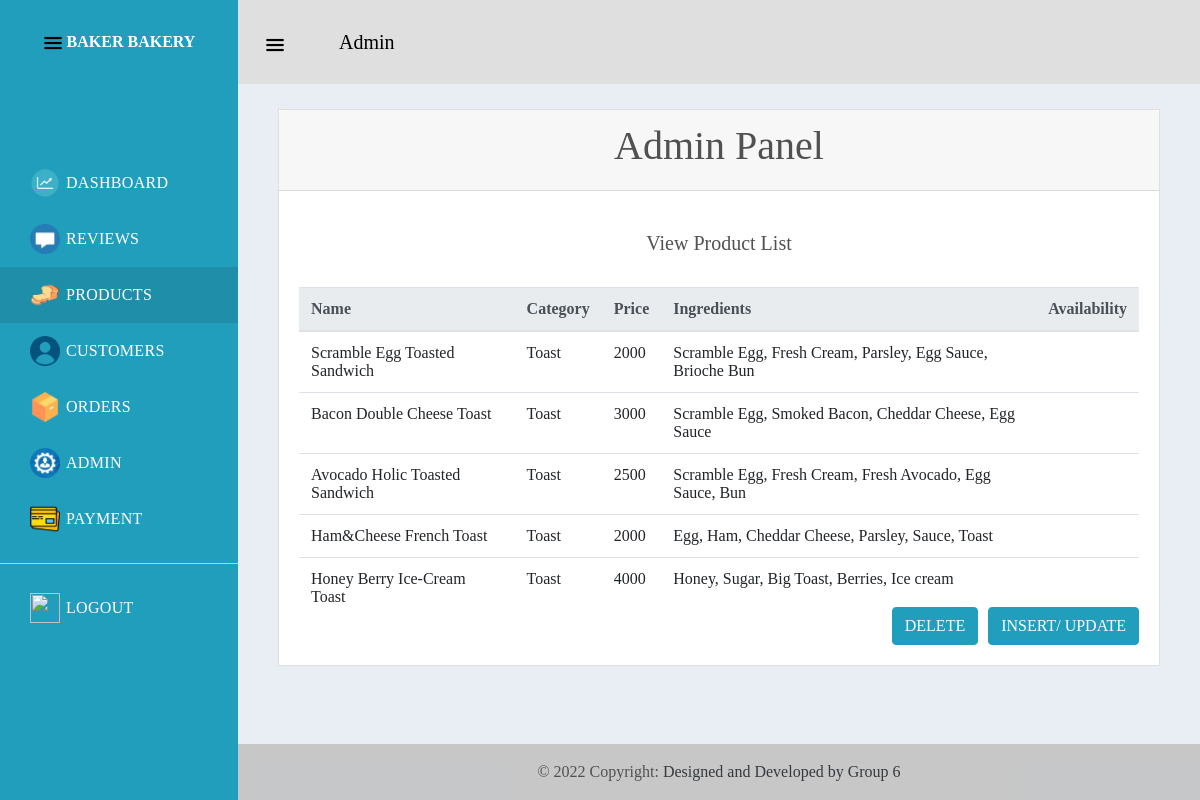
Page /products.PHP on the committed database.
### tables this page shows
CREATE TABLE `product` (
  `pid` int(11) NOT NULL,
  `pname` text NOT NULL,
  `categories` text NOT NULL,
  `pingredient` text NOT NULL,
  `pprice` text NOT NULL,
  `availability` text NOT NULL,
  `image` blob NOT NULL
);

### products.PHP (the view, shortened to what this page needs)
<!DOCTYPE>
<html>
<head>
    <link rel="stylesheet" href="https://maxcdn.bootstrapcdn.com/bootstrap/4.4.1/css/bootstrap.min.css">
    <link rel="stylesheet" type="text/css" href="css files/admindashboard.css">
</head>
<body>
  <div class='dashboard'>
    <div class="dashboard-nav">
        <header><a href="#!" class="menu-toggle">
            <i>
            <img src="images/menu.png" style="width:20px; height: 20px;"></i>
                <span>BAKER BAKERY</span></a>
        </header>
        <nav class="dashboard-nav-list">
            <a href="admindashboard.php" class="dashboard-nav-item">
                <i><img src="images/dashboard.png" style="width:30px; height:30px"></i>
                DASHBOARD </a>
            <a href="admin_review.php" class="dashboard-nav-item">
                <i><img src="images/review.png" style="width:30px; height:30px"></i>
                 REVIEWS </a>
            <a href="products.php" class="dashboard-nav-item active">
                <i class="fas fa-cogs">
                    <img src="images/product.png" style="width:30px; height:30px">
                </i> PRODUCTS </a>
            <a href="customers.php" class="dashboard-nav-item"><i class="fas fa-user">
                <img src="images/customer.png" style="width:30px; height:30px">
            </i> CUSTOMERS </a>
            <a href="order.php" class="dashboard-nav-item"><i class="fas fa-user">
                <img src="images/order.png" style="width:30px; height:30px">
            </i> ORDERS </a>
            <a href="admin.php" class="dashboard-nav-item"><i class="fas fa-user">
                <img src="images/admin.png" style="width:30px; height:30px">
            </i> ADMIN </a>
            <a href="admin_payment.php" class="dashboard-nav-item"><i class="fas fa-user">
                <img src="images/payment.png" style="width:30px; height:30px">
            </i> PAYMENT </a>
            <div class="nav-item-divider"></div>
            <a href="index.php" class="dashboard-nav-item">
            <i>
                <img src="images/logout.png" style="width:30px; height:30px">
            </i> LOGOUT </a>
        </nav>
    </div>
    <div class='dashboard-app'>
        <header class='dashboard-toolbar'>
            <a href="#" class="menu-toggle">
            <img src="images/menu.png" style="width:20px; height: 20px;"> <span style="font-size: 20px; color: black; padding-left: 50px;">Admin</span>
            </a>
        </header>
        <div class='dashboard-content'>
            <div class='container'>
                <div class='card'>
                    <div class='card-header'>
                        <h1>Admin Panel</h1>
                    </div>
                    <div class='card-body'>
                        <div class="card-body text-center">
                            <h5 class="card-title m-b-0">View Product List</h5>
                        </div>
                <div class="table-responsive">
                    <table class="table">
                        <thead class="thead-light">
                            <tr>
                                <th scope="col">Name</th>
                                <th scope="col">Category</th>
                                <th scope="col">Price</th>
                                <th scope="col">Ingredients</th>
                                <th scope="col">Availability</th>
                            </tr>
                        </thead>
                        <tbody class="customtable">
                         <?php
                        include "connection.php";
                        $viewquery = "SELECT * from product";
                        foreach ($dbconnection->query($viewquery) as $row) {
                            $name = $row['pname'];
                            $categories = $row['categories'];
                            $ingredient = $row['pingredient'];
                            $price = $row['pprice'];
                            $ava = $row['availability'];
                            echo"<tr>";
                            echo"<td> $name </td>";
                            echo"<td> $categories </td>";
                            echo"<td> $price </td>";
                            echo"<td> $ingredient </td>";
                            echo"<td> $ava </td>";
                            echo" </tr>";
                        }
                        ?>
                        </tbody>
                    </table>
                </div>
                        <button class="btn"  data-title="Modify" data-toggle="modal" data-target="#modify" onclick="location.href='productmod.php';"> INSERT/ UPDATE</button>
                        <button class="btn "  data-title="Delete" data-toggle="modal" data-target="#delete" onclick="location.href='productdelete.php';"> DELETE</button>
                    </div>
                </div>
            </div>
        </div>
        <footer class="bg-light text-center text-lg-start">
            <div class="text-center p-3" style="background-color: rgba(0, 0, 0, 0.2);">
              © 2022 Copyright:
              <a class="text-dark" href="https://mdbootstrap.com/">Designed and Developed by Group 6</a>
            </div>
        </footer>
    </div>
</div>
</body>
</html>

### css files/admindashboard.css (style rules this page uses)
body { margin: 0; font-family: "Times New Roman", Times, serif; font-size: 1rem; font-weight: 400; line-height: 1.5; color: #515151; text-align: left; background-color: #e9edf4; }
.card { position: relative; display: -webkit-box; display: -webkit-flex; display: -ms-flexbox; display: flex; -webkit-box-orient: vertical; -webkit-box-direction: normal; -webkit-flex-direction: column; -ms-flex-direction: column; flex-direction: column; min-width: 0; word-wrap: break-word; background-color: #fff; background-clip: border-box; border: 1px solid rgba(0, 0, 0, 0.125); border-radius: 0; }
.card-body { -webkit-box-flex: 1; -webkit-flex: 1 1 auto; -ms-flex: 1 1 auto; flex: 1 1 auto; padding: 1.25rem; }
.card-header { padding: 0.75rem 1.25rem; margin-bottom: 0; background-color: rgba(0, 0, 0, 0.03); border-bottom: 1px solid rgba(0, 0, 0, 0.125); text-align: center; }
.dashboard { display: -webkit-box; display: -webkit-flex; display: -ms-flexbox; display: flex; min-height: 100vh; }
.dashboard-app { display: -webkit-box; display: -webkit-flex; display: -ms-flexbox; display: flex; -webkit-box-orient: vertical; -webkit-box-direction: normal; -webkit-flex-direction: column; -ms-flex-direction: column; flex-direction: column; -webkit-box-flex: 2; -webkit-flex-grow: 2; -ms-flex-positive: 2; flex-grow: 2; margin-top: 84px; }
.dashboard-content { -webkit-box-flex: 2; -webkit-flex-grow: 2; -ms-flex-positive: 2; flex-grow: 2; padding: 25px; }
.dashboard-nav { min-width: 238px; position: fixed; left: 0; top: 0; bottom: 0; overflow: auto; background-color: #219ebc !important; }
.dashboard-nav header { min-height: 84px; padding: 8px 27px; display: -webkit-box; display: -webkit-flex; display: -ms-flexbox; display: flex; -webkit-box-pack: center; -webkit-justify-content: center; -ms-flex-pack: center; justify-content: center; -webkit-box-align: center; -webkit-align-items: center; -ms-flex-align: center; align-items: center; }
.dashboard-nav span { color: white; font-weight: bold; }
.dashboard-nav a { color: #515151; }
.dashboard-nav { background-color: #443ea2; }
.dashboard-nav a { color: #fff; }
.dashboard-nav-list { padding-top: 30%; display: -webkit-box; display: -webkit-flex; display: -ms-flexbox; display: flex; -webkit-box-orient: vertical; -webkit-box-direction: normal; -webkit-flex-direction: column; -ms-flex-direction: column; flex-direction: column; }
.dashboard-nav-item { min-height: 56px; padding: 8px 20px 8px 70px; display: -webkit-box; display: -webkit-flex; display: -ms-flexbox; display: flex; -webkit-box-align: center; -webkit-align-items: center; -ms-flex-align: center; align-items: center; letter-spacing: 0.02em; transition: ease-out 0.5s; }
.dashboard-nav-item i { width: 36px; font-size: 19px; margin-left: -40px; }
.active { background: rgba(0, 0, 0, 0.1); }
.dashboard-toolbar { min-height: 84px; background-color: #dfdfdf; display: -webkit-box; display: -webkit-flex; display: -ms-flexbox; display: flex; -webkit-box-align: center; -webkit-align-items: center; -ms-flex-align: center; align-items: center; padding: 8px 27px; position: fixed; top: 0; right: 0; left: 0; z-index: 1000; }
.nav-item-divider { height: 1px; margin: 1rem 0; overflow: hidden; background-color: gold; }
.dashboard-toolbar a { text-decoration: none; }
@media (min-width: 992px) { .dashboard-app { margin-left: 238px; } }
@media (min-width: 992px) { .dashboard-toolbar { left: 238px; } }
.table-responsive { height: 320px !important; }
.thead-light { background-color: rgba(0, 0, 0, 0.03); }
.btn { float: right; margin-left: 10px; background-color:#219ebc; border-color:#219ebc; color: white; }

### rows in the picture
product: pname "Scramble Egg Toasted Sandwich", categories "Toast", pprice "2000", pingredient "Scramble Egg, Fresh Cream, Parsley, Egg Sauce, Brioche Bun"
product: pname "Bacon Double Cheese Toast", categories "Toast", pprice "3000", pingredient "Scramble Egg, Smoked Bacon, Cheddar Cheese, Egg Sauce"
product: pname "Avocado Holic Toasted Sandwich", categories "Toast", pprice "2500", pingredient "Scramble Egg, Fresh Cream, Fresh Avocado, Egg Sauce, Bun"
product: pname "Ham&Cheese French Toast", categories "Toast", pprice "2000", pingredient "Egg, Ham, Cheddar Cheese, Parsley, Sauce, Toast"
product: pname "Honey Berry Ice-Cream Toast", categories "Toast", pprice "4000", pingredient "Honey, Sugar, Big Toast, Berries, Ice cream"
